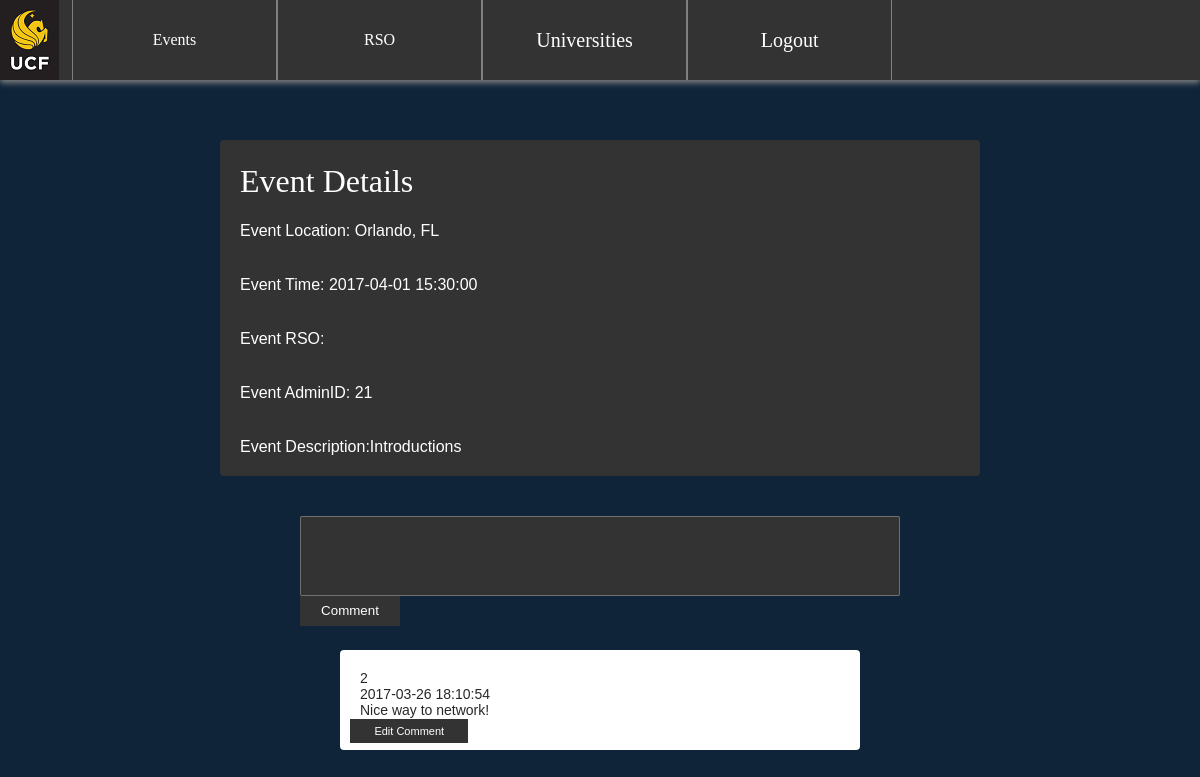
Screenshot of /Events/event_comments.php?varname=2 with the database file from the repository.
### tables this page shows
CREATE TABLE events (
    eid INTEGER NOT NULL AUTO_INCREMENT,
    aid INTEGER NOT NULL,
    rsoid INTEGER,
    description VARCHAR(255) NOT NULL,
    time DATETIME NOT NULL,
    venuetype VARCHAR(20) NOT NULL,
    eventtype VARCHAR(20) NOT NULL,
    location VARCHAR(1000) NOT NULL,
    lat FLOAT( 10, 6 ),
    lng FLOAT( 10, 6 ),
    approved BOOLEAN DEFAULT FALSE,
    PRIMARY KEY (eid),
    FOREIGN KEY (aid)
        REFERENCES admin (aid),
	FOREIGN KEY (rsoid)
		REFERENCES rsoaffiliation (rsoid)
);

CREATE TABLE comment (
    commentid INTEGER NOT NULL AUTO_INCREMENT,
    uid INTEGER NOT NULL,
    eid INTEGER NOT NULL,
    rating INTEGER,
    ctime TIMESTAMP DEFAULT CURRENT_TIMESTAMP,
    comment VARCHAR(255),
    PRIMARY KEY (commentid),
    FOREIGN KEY (uid)
        REFERENCES user (uid),
    FOREIGN KEY (eid)
        REFERENCES events (eid) ON DELETE CASCADE
);

### Events/event_comments.php (the view, shortened to what this page needs)
<?php
include '../Navbar/includes/dbh.php';
            ?><script type="text/javascript">location.href = 'comment_edit.php';</script><?php
            $eid = $_SESSION['eid'];
    function getComments($mysqli){
        $eid = $_SESSION['eid'];
        $sql = "SELECT * FROM comment WHERE eid= '$eid'";
        $result = mysqli_query($mysqli, $sql);
        if(mysqli_num_rows($result)>0){
            while($row = $result ->fetch_assoc()){
                echo "<div class='comment-box'><p>";
                    echo $row['uid']."<br>";
                    echo $row['ctime']."<br>";
                $commentid = $row['commentid'];
                    echo nl2br($row['comment']);
                    echo "<br>";
              echo'<td><h3><a href="comment_edit.php?commentid='.$commentid.'">Edit Comment</a></h3></td></tr>';
                echo "<p></div>";
            }
        } else{
            echo "No comments have been made. Be the first to comment now!";
        }
    }
        $sql = "SELECT * FROM events WHERE eid = '$eid'";
        $result = mysqli_query($mysqli, $sql);
        if(mysqli_num_rows($result) > 0 ){
            $row = $result ->fetch_assoc();
            $description = $row['description'];
            $location = $row['location'];
            $eventTime = $row['time'];
            $rsoID = $row['rsoid'];
            $aid = $row['aid'];
        }else{
            echo "No event with that Event ID Exists!";
        }
?>
<!DOCTYPE html>
<html>
<head>
<link rel="stylesheet" type="text/css" href="../Navbar/Signup/signupStyle.css">
</head>
<body>
<?php
    echo "<div class='event-box'><p>";
            echo "<ul id='eventdetails'>";
                echo "<h1>Event Details</h1>";
                echo "<li>Event Location: $location</li><br><br>";
                echo "<li>Event Time: $eventTime</li><br><br>";
                echo "<li>Event RSO: $rsoID</li><br><br>";
                echo "<li>Event AdminID: $aid</li><br><br>";
                echo "<li>Event Description:";
                echo nl2br($description)."<br>";
            echo "</ul>";
                echo "<p></div>";
   echo" <form method='POST' action='".setComments($mysqli)."'>
        <input type='hidden' name='uid' value='Anonymous'>
        <input type='hidden' name='date' value='".date('Y-m-d H:i:s')."'>
        <textarea name='message'></textarea><br>
        <button class='commentsubmit' type='submit' name='commentSubmit'>Comment</button>
    </form>";
getComments($mysqli)
?>
</body>
</html>

### Navbar/Signup/signupStyle.css (style rules this page uses)
* { margin:0; padding:0; }
h1 { font-size: 2em; font-family: "Core Sans N W01 35 Light"; font-weight: normal; margin: .67em 0; display: block; }
img { margin-bottom: 20px; }
body { color: #fff; background-color:#f0f0f0; font-family:helvetica; background:url('http://clevertechie.com/img/bnet-bg.jpg') #0f2439 no-repeat center top; }
select, textarea, input[type="text"], input[type="password"], input[type="email"] { height:30px; width:100%;; display: inline-block; vertical-align: middle; height: 34px; padding: 0 10px; margin-top: 3px; margin-bottom: 10px; font-size: 15px; line-height: 20px; border: 1px solid rgba(255, 255, 255, 0.3); background-color: rgba(0, 0, 0, 0.5); color: rgba(255, 255, 255, 0.7); -moz-box-sizing: border-box; box-sizing: border-box; border-radius: 2px; }
select, textarea, input[type="text"], input[type="password"], input[type="email"] { -webkit-appearance: none; -moz-appearance: none; -ms-appearance: none; appearance: none; -webkit-transition: background-position 0.2s, background-color 0.2s, border-color 0.2s, box-shadow 0.2s; transition: background-position 0.2s, background-color 0.2s, border-color 0.2s, box-shadow 0.2s; }

### Events/event_comments.php (style rules this page uses)
* { margin: auto; }
textarea { width: 50%; margin-top: 3%; margin-left: 25%; margin-bottom: 0%; height: 80px; background-color: #333; resize:none; }
.commentsubmit { width: 100px; height: 30px; margin-left: 25%; margin-bottom: 2%; background-color: #333; border: none; color: #fff; font-family: arial; font-weight: 400; cursor: pointer; }
.comment-box { width: 40%; padding: 20px; padding-bottom: 10px; margin-bottom: 4px; background-color: #fff; border-radius: 4px; }
.comment-box p { font-family: arial; font-size: 14px; line-height: 16px; color: #282828; font-weight: 100; }
.event-box { margin-top: 5%; width: 60%; padding: 20px; padding-top: 2px; margin-bottom: 4px; background-color: #333; border-radius: 4px; }
.event-box p { font-family: arial; font-size: 14px; line-height: 16px; color: #fff; font-weight: 100; }
ul { margin-left: none; text-align: left; list-style: none; }
h3 a { width: 100px; height: 30px; font-size: 11px; margin-left: -2%; margin-bottom: 0%; padding: 6px; padding-left: 5%; padding-right: 5%; background-color: #333; border: none; color: #fff; font-family: arial; font-weight: 400; cursor: pointer; text-decoration: none; }

### rows the page displays
events: location "Orlando, FL", time "2017-04-01 15:30:00", aid "21", description "Introductions"
comment: uid "2", ctime "2017-03-26 18:10:54", comment "Nice way to network!"
